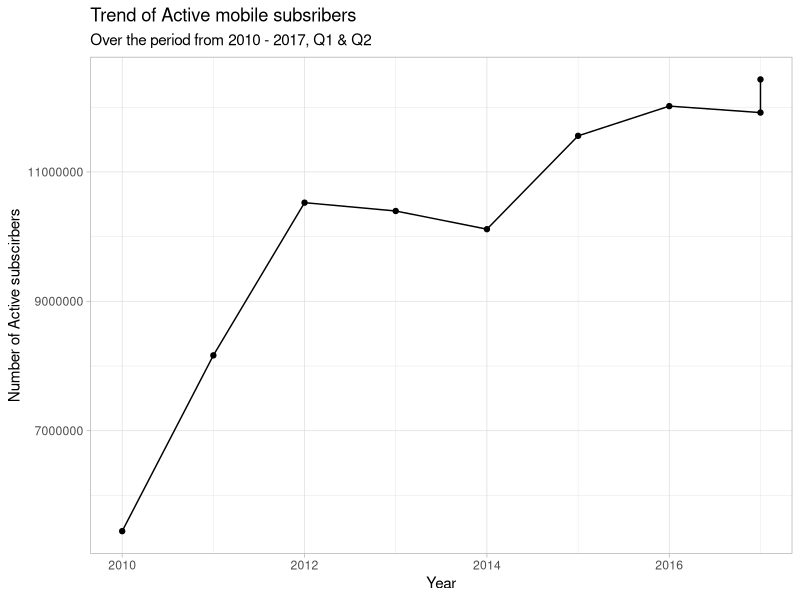
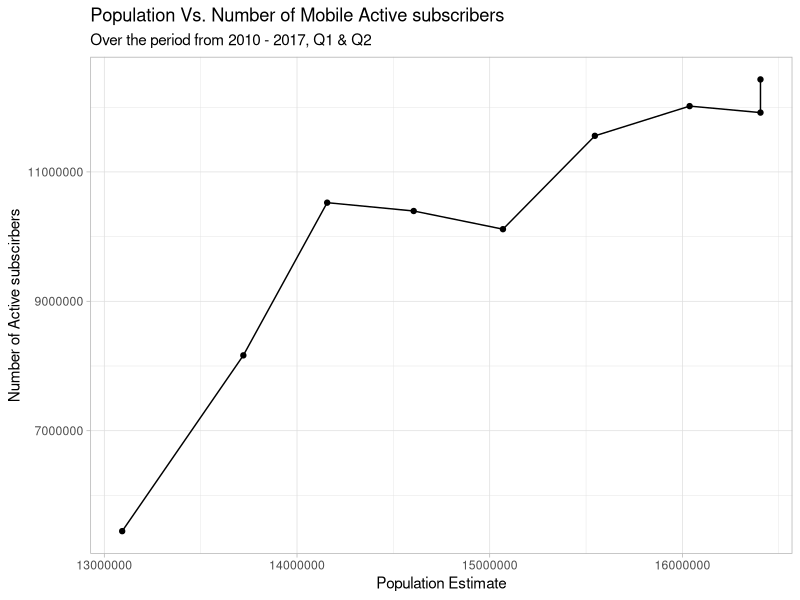
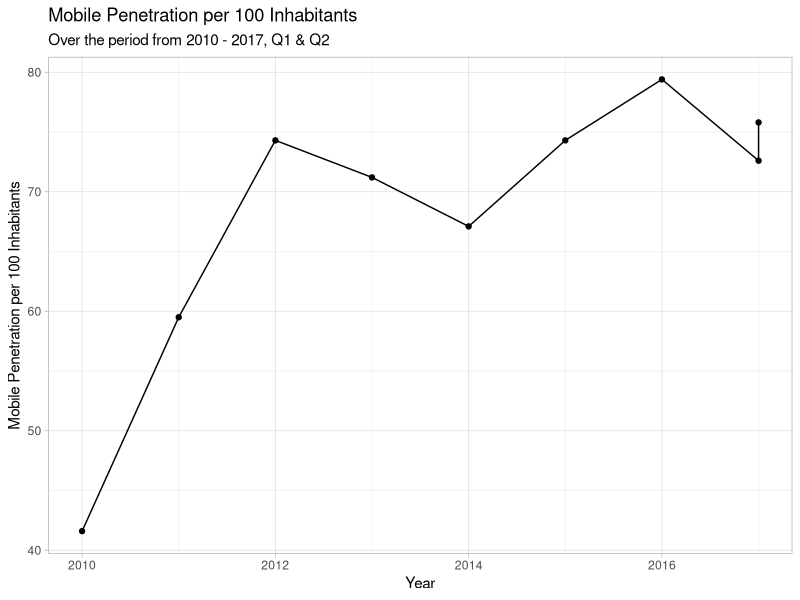
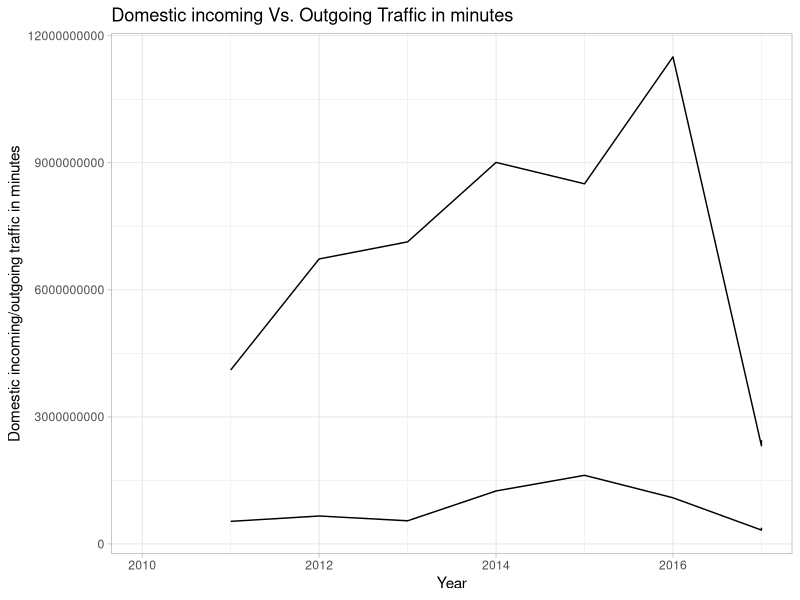
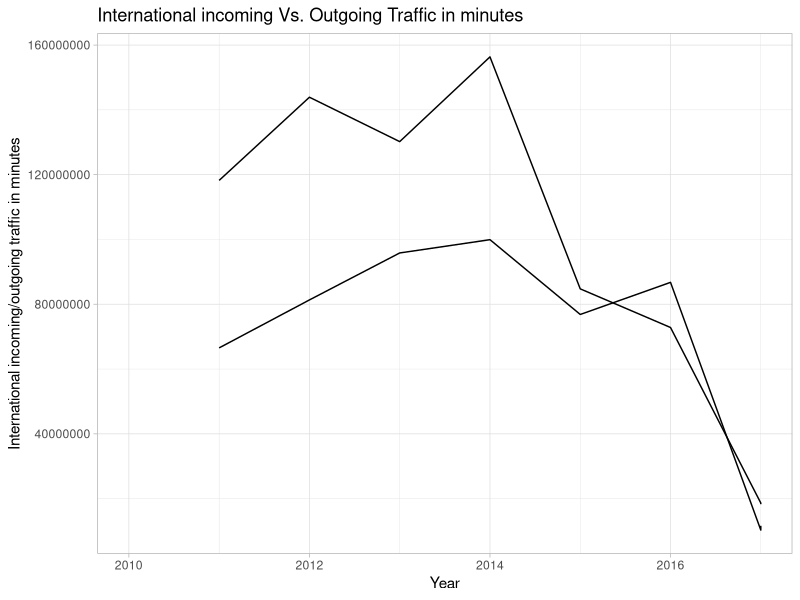
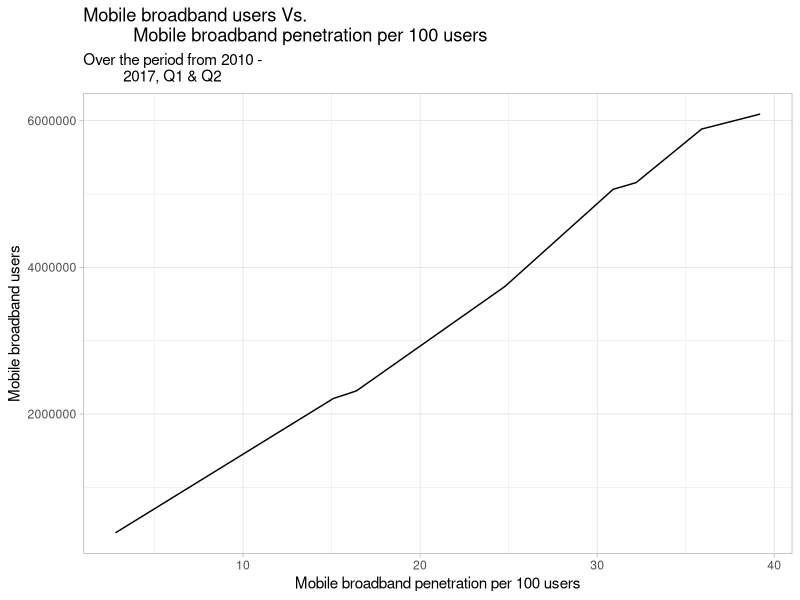
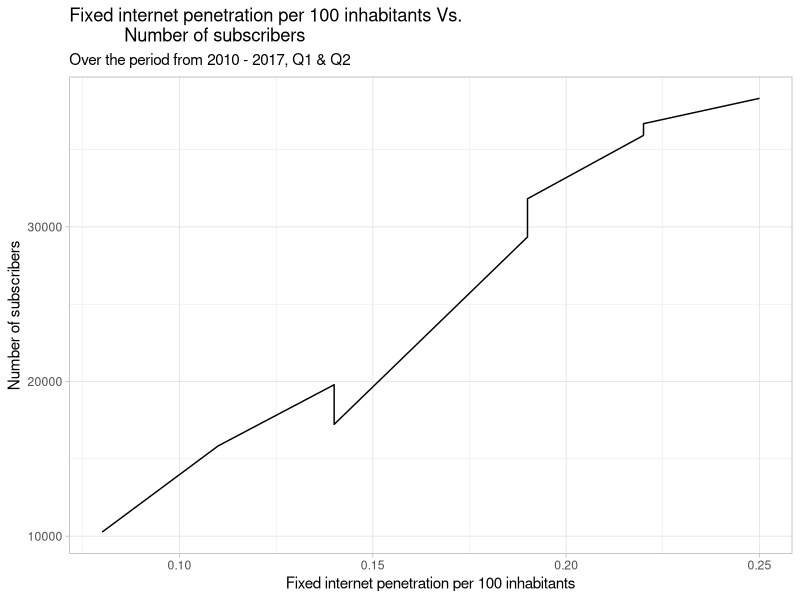
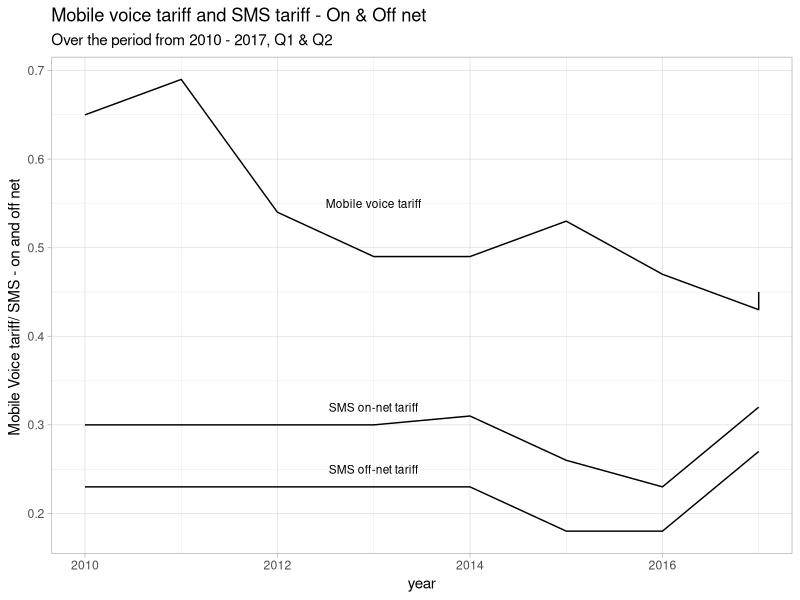

Recreate these plots in R, in order.
## ---- chunk 1
knitr::opts_chunk$set(fig.height=3.5,fig.width=6,options(scipen=999), message = FALSE,warning = FALSE, tidy = TRUE) 
## ---- chunk 2
# the packages can be installed running the following command
# install.packges("ggplot2", "dplyr", "readr", "plotly")
library(ggplot2)
library(dplyr)
library(readr)
theme_set(theme_light())
## ---- chunk 3
operator_stats <- read_csv("operator_stats.csv")

isps <- read_csv("isps.csv")

network_coverage <- read_csv("network_coverage.csv")

operator_stats <- operator_stats %>% 
  as_tibble()
isps <- isps %>% 
  as_tibble()
network_coverage <- network_coverage %>% 
  as_tibble()
## ---- chunk 4
operator_stats %>%
  
  ggplot() +
  geom_line(mapping = aes(x = Year,
                          y = Number_of_active_Subscribers)) +
  geom_point(mapping = aes(x = Year,
                           y = Number_of_active_Subscribers)) +
  
  labs(x = "Year",
       y = "Number of Active subscirbers")  +
  ggtitle("Trend of Active mobile subsribers",
          
          subtitle = "Over the period from 2010 - 2017, Q1 & Q2") 
## ---- chunk 5
operator_stats %>%
  
  ggplot(aes(x = Population_CSO_Estimate,
             y = Number_of_active_Subscribers)) +
  geom_line() +
  geom_point() +
  theme(legend.title = element_text(size = 10)) +
  
  labs(x = "Population Estimate",
       y = "Number of Active subscirbers") +
  
  ggtitle("Population Vs. Number of Mobile Active subscribers",
          
          subtitle = "Over the period from 2010 - 2017, Q1 & Q2") 
## ---- chunk 6
per_change <- operator_stats %>%
  
  select(Year, Population_CSO_Estimate,
         Number_of_active_Subscribers) %>%
  
  mutate(
    Percentage_change_pop = (Population_CSO_Estimate - lag(Population_CSO_Estimate)) /
      lag(Population_CSO_Estimate) * 100,
    Percentage_change = (
      Number_of_active_Subscribers - lag(Number_of_active_Subscribers)
    ) /
      lag(Number_of_active_Subscribers) * 100
  )

names(per_change) <- c("Year",
                       "Population",
                       "Active subscribers",
                       "% change pop.",
                       "% change")

knitr::kable(per_change,
             booktabs = TRUE,
             caption =
               "Change in Population Vs.
              change in the Active subscribers")
## ---- chunk 7
summary(operator_stats$Number_of_active_Subscribers)
## ---- chunk 8
operator_stats %>%
  
  ggplot(aes(x = Year, y = Mobile_Penetration_100_Inhabitants)) +
  geom_point() +
  geom_line() +
  labs(x = "Year",
       y = "Mobile Penetration per 100 Inhabitants") +
  
  ggtitle("Mobile Penetration per 100 Inhabitants",
          subtitle = "Over the period from 2010 - 2017, Q1 & Q2") 
## ---- chunk 9
operator_stats %>%
  
  ggplot() +
  geom_line(aes(x = Year,
                y = Traffic_domestic_Incoming_Minutes_MNO_PSTN)) +
  geom_line(aes(x = Year,
                y = Traffic_domestic_Outgoing_Minutes_MNO_PSTN)) +
  labs(x = "Year",
       y = "Domestic incoming/outgoing traffic in minutes") +
  ggtitle("Domestic incoming Vs. Outgoing Traffic in minutes") 
## ---- chunk 10
operator_stats %>%
  ggplot() +
  geom_line(aes(x = Year,
                y = Traffic_International_Incoming_Minutes_MNO_PSTN)) +
  geom_line(aes(x = Year,
                y = Traffic_International_Outgoing_Minutes_MNO_PSTN)) +
  labs(x = "Year",
       
       y = "International incoming/outgoing traffic in minutes") +
  
  ggtitle("International incoming Vs. Outgoing Traffic in minutes") 
## ---- chunk 11
network_cover <-  network_coverage %>%
  
  select(Year,
         Airtel_Zambia,
         MTN_Zambia,
         Zamtel)

knitr::kable(network_cover, booktabs = TRUE,
             caption = "Percentage network coverage by operator")  
## ---- chunk 12
summary(operator_stats$Mobile_Broadband_users)
## ---- chunk 13
operator_stats %>%
  
  ggplot() +
  geom_line(aes(x = Mobile_Broadband_penetration_100_users,
                y = Mobile_Broadband_users)) +
  labs(x = "Mobile broadband penetration per 100 users",
       y = "Mobile broadband users") +
  
  ggtitle(
    "Mobile broadband users Vs.
          Mobile broadband penetration per 100 users",
    subtitle = "Over the period from 2010 -
          2017, Q1 & Q2"
  )
## ---- chunk 14
isps %>%
  ggplot() +
  geom_line(aes(x = Fixed_internet_Penetration_per_100,
                y = Number_of_Subscribers)) +
  labs(x = "Fixed internet penetration per 100 inhabitants",
       y = "Number of subscribers") +
  
  ggtitle("Fixed internet penetration per 100 inhabitants Vs.
           Number of subscribers",
          subtitle = "Over the period from 2010 - 2017, Q1 & Q2") 
## ---- chunk 15
operator_stats %>%
  
  ggplot() +
  
  geom_line(aes(x = Year,
                y = Voice_Tariff_Mobile)) +
  annotate(
    "text",
    x = 2013,
    y = 0.55,
    label = "Mobile voice tariff",
    size = 3
  ) +
  
  geom_line(aes(x = Year,
                y = SMS_on_net_Mobile)) +
  annotate(
    "text",
    x = 2013,
    y = 0.32,
    label = "SMS on-net tariff",
    size = 3
  ) +
  
  geom_line(aes(x = Year,
                y = SMS_off_net_Mobile)) +
  
  annotate(
    "text",
    x = 2013,
    y = 0.25,
    label = "SMS off-net tariff",
    size = 3
  ) +
  labs(x = "year",
       y = "Mobile Voice tariff/ SMS - on and off net ") +
  
  ggtitle("Mobile voice tariff and SMS tariff - On & Off net",
          subtitle = "Over the period from 2010 - 2017, Q1 & Q2") 
## ---- chunk 16
operator_stats %>%
  ggplot() +
  geom_line(aes(x = Year,
                y = Voice_on_net_peak_Mobile)) +
  annotate(
    "text",
    x = 2013,
    y = 1.18,
    label = "Voice on net peak - Mobile",
    size = 3
  ) +
  
  geom_line(aes(x = Year,
                y = Voice_on_net_off_peak_Mobile)) +
  annotate(
    "text",
    x = 2013,
    y = 0.9,
    label = "Voice on net off peak - Mobile",
    size = 3
  ) +
  
  geom_line(aes(x = Year,
                y = Voice_off_net_peak_Mobile)) +
  annotate(
    "text",
    x = 2013,
    y = 1.4,
    label = "Voice off net peak - Mobile",
    size = 3
  ) +
  
  geom_line(aes(x = Year,
                y = Voice_off_net_off_peak_Mobile)) +
  annotate(
    "text",
    x = 2013,
    y = 1.22,
    label = "Voice off net off peak - Mobile",
    size = 3
  ) +
  
  labs(x = "Year",
       y = "Voice cost (Kwacha) per min") +
  
  ggtitle("Voice cost in Kwachas per minute on mobile") 
